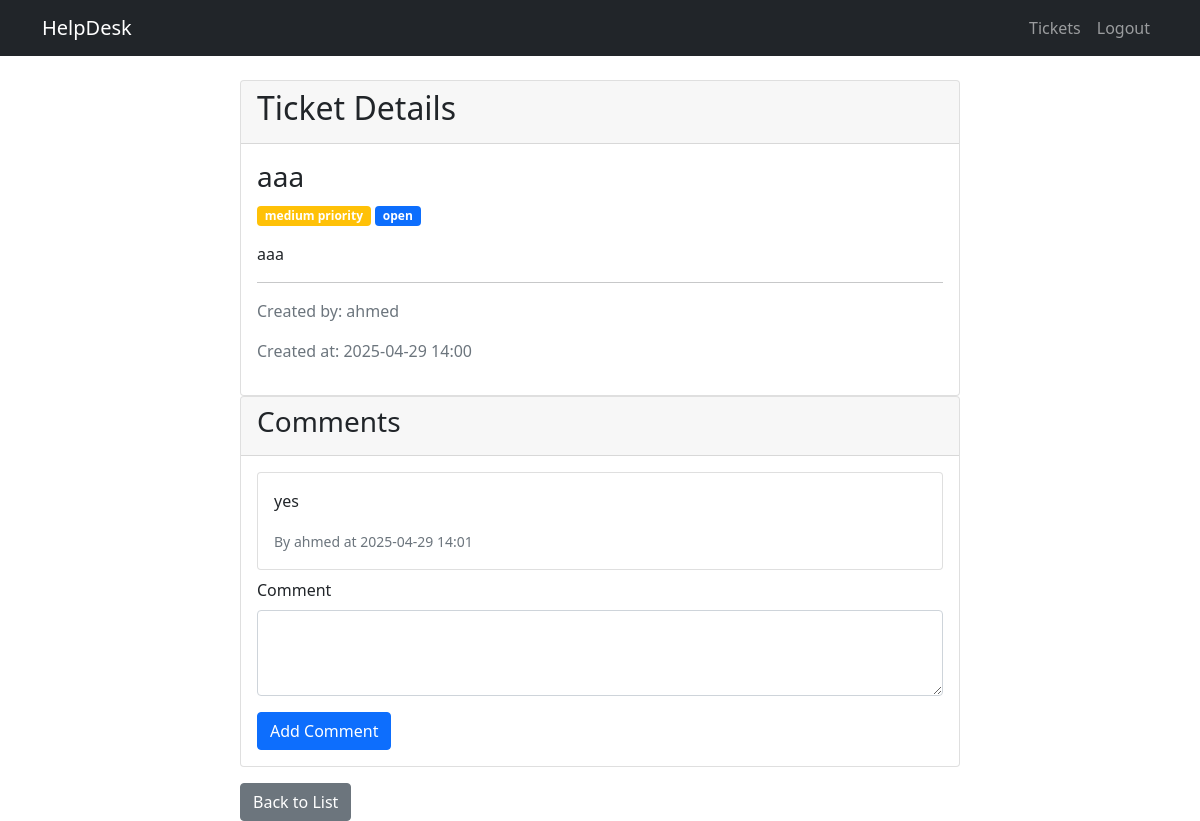
Page /tickets/1 (signed in) on the committed database.
### app/models.py (models this page shows, shortened)
class Ticket(db.Model):
    id = db.Column(db.Integer, primary_key=True)
    title = db.Column(db.String(100), nullable=False)
    description = db.Column(db.Text, nullable=False)
    status = db.Column(db.String(20), default='open')
    priority = db.Column(db.String(20), default='medium')
    created_at = db.Column(db.DateTime, default=datetime.now)
    updated_at = db.Column(db.DateTime, default=datetime.now, onupdate=datetime.now)
    author_id = db.Column(db.Integer, db.ForeignKey('user.id'), nullable=False)
    assigned_to = db.Column(db.Integer, db.ForeignKey('user.id'))
    comments = db.relationship('Comment', backref='ticket', lazy='dynamic', cascade='all, delete-orphan')

class User(UserMixin, db.Model):
    id = db.Column(db.Integer, primary_key=True)
    username = db.Column(db.String(64), unique=True, nullable=False)
    email = db.Column(db.String(120), unique=True, nullable=False)
    password_hash = db.Column(db.String(128))
    is_admin = db.Column(db.Boolean, default=False)
    created_at = db.Column(db.DateTime, default=datetime.now)
    tickets_created = db.relationship('Ticket', backref='author', lazy='dynamic', foreign_keys='Ticket.author_id')
    tickets_assigned = db.relationship('Ticket', backref='assigned_user', lazy='dynamic', foreign_keys='Ticket.assigned_to')
    comments = db.relationship('Comment', backref='author', lazy='dynamic')

class Comment(db.Model):
    id = db.Column(db.Integer, primary_key=True)
    content = db.Column(db.Text, nullable=False)
    created_at = db.Column(db.DateTime, default=datetime.now)
    author_id = db.Column(db.Integer, db.ForeignKey('user.id'), nullable=False)
    ticket_id = db.Column(db.Integer, db.ForeignKey('ticket.id'), nullable=False)

### app/routes/tickets.py (the view)
@bp.route('/tickets/<int:id>')
@login_required
def view_ticket(id):
    ticket = Ticket.query.get_or_404(id)
    form = CommentForm()
    return render_template('tickets/view.html', ticket=ticket, form=form)

### app/forms.py
class CommentForm(FlaskForm):
    content = TextAreaField('Comment', validators=[DataRequired()])
    submit = SubmitField('Add Comment')

### app/__init__.py (called while the page is built)
def create_app(config_class=Config):
    app = Flask(__name__)
    app.config.from_object(config_class)
    db.init_app(app)
    login_manager.init_app(app)
    from app.routes.main import bp as main_bp
    from app.routes.auth import bp as auth_bp
    from app.routes.tickets import bp as tickets_bp
    app.register_blueprint(main_bp)
    app.register_blueprint(auth_bp)
    app.register_blueprint(tickets_bp)
    @login_manager.user_loader
    def load_user(id):
        from app.models import User
        return User.query.get(int(id))
    return app

### app/templates/tickets/view.html (shortened to what this page needs)
{% extends "base.html" %} {% block title %}View Ticket{% endblock %} {% block
    content %}
    <div class="container">
      <div class="row">
        <div class="col-md-8 offset-md-2">
          <div class="card">
            <div
              class="card-header d-flex justify-content-between align-items-center"
            >
              <h2>Ticket Details</h2>
            </div>
            <div class="card-body">
              <h3 class="card-title">{{ ticket.title }}</h3>
              <div class="mb-3">
                <span
                  class="badge bg-{{ 'danger' if ticket.priority == 'high' else 'warning' if ticket.priority == 'medium' else 'info' }}"
                >
                  {{ ticket.priority }} priority
                </span>
                <span
                  class="badge bg-{{ 'success' if ticket.status == 'closed' else 'primary' }}"
                >
                  {{ ticket.status }}
                </span>
              </div>
              <p class="card-text">{{ ticket.description }}</p>
              <hr />
              <div class="text-muted">
                <p>Created by: {{ ticket.author.username }}</p>
                <p>
                  Created at: {{ ticket.created_at.strftime('%Y-%m-%d %H:%M') }}
                </p>
              </div>
            </div>
          </div>
          <div class="card">
            <div class="card-header">
              <h3>Comments</h3>
            </div>
            <div class="card-body">
               {% if ticket.comments.all() %} {% for
              comment in ticket.comments %}
              <div class="card mb-2">
                <div class="card-body">
                  <p>{{ comment.content }}</p>
                  <small class="text-muted">
                    By {{ comment.author.username }} at {{
                    comment.created_at.strftime('%Y-%m-%d %H:%M') }}
                  </small>
                </div>
              </div>
              {% endfor %} {% else %} {# This shows a message if no comments exist
              on that ticket yet #}
              <p class="text-muted">No comments yet.</p>
              {% endif %}
              <form
                method="POST"
                action="{{ url_for('tickets.add_comment', ticket_id=ticket.id) }}"
              >
                <div class="mb-3">
                  {{ form.content.label(class="form-label") }} {{
                  form.content(class="form-control", rows="3") }}
                </div>
                {{ form.submit(class="btn btn-primary") }}
              </form>
            </div>
          </div>
          <div class="mt-3">
            <a
              href="{{ url_for('tickets.list_tickets') }}"
              class="btn btn-secondary"
              >Back to List</a
            >
          </div>
        </div>
      </div>
    </div>
    {% endblock %}

### rows in the picture
Ticket: title "aaa", priority "medium", status "open", description "aaa", created_at "2025-04-29 14:00"
User: author.username "ahmed"
Comment: content "yes", author.username "ahmed", created_at "2025-04-29 14:01"
